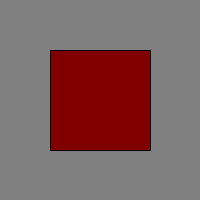
Frame 1 (no input)
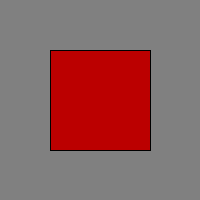
Frame 60 (the mouse pressed at the canvas centre just before this capture)
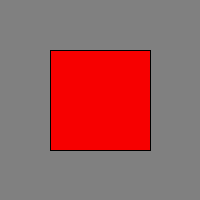
Frame 120 (the mouse held since frame 60 and released just before this capture)

The Processing sketch that drew these frames (run headless with seeded random() and noise(); from frame 60 on, the mouse is pressed at the canvas centre):

// Processing sketch: E6_Color_Animation
// ── E6_Color_Animation.pde
// My First Square
//
// This program draws a 100x100 square on a 200x200 canvas.
// 
int red = 128;
int increment = 1;

void setup() {                    // Called once when the program is started.
  size(200, 200);                 // Canvas size is 200 x 200 pixels.
  background(128,128,128);        // Background color is grey (128,128,128).
}

void draw() {                     // Called for every frame 
  stroke(0,0,0);                  // Stroke color is black (0,0,0)
  fill(red,0,0);              // Fill color is a combination of Red and Green.
  rect(50,50,100,100);            // Draw a rectangle upper left corner (50,50), size (100x100)
  red = red + increment;
  if (red > 255)
    {increment = -1;};
   if (red <= 0)
    {increment = 1;};
}
